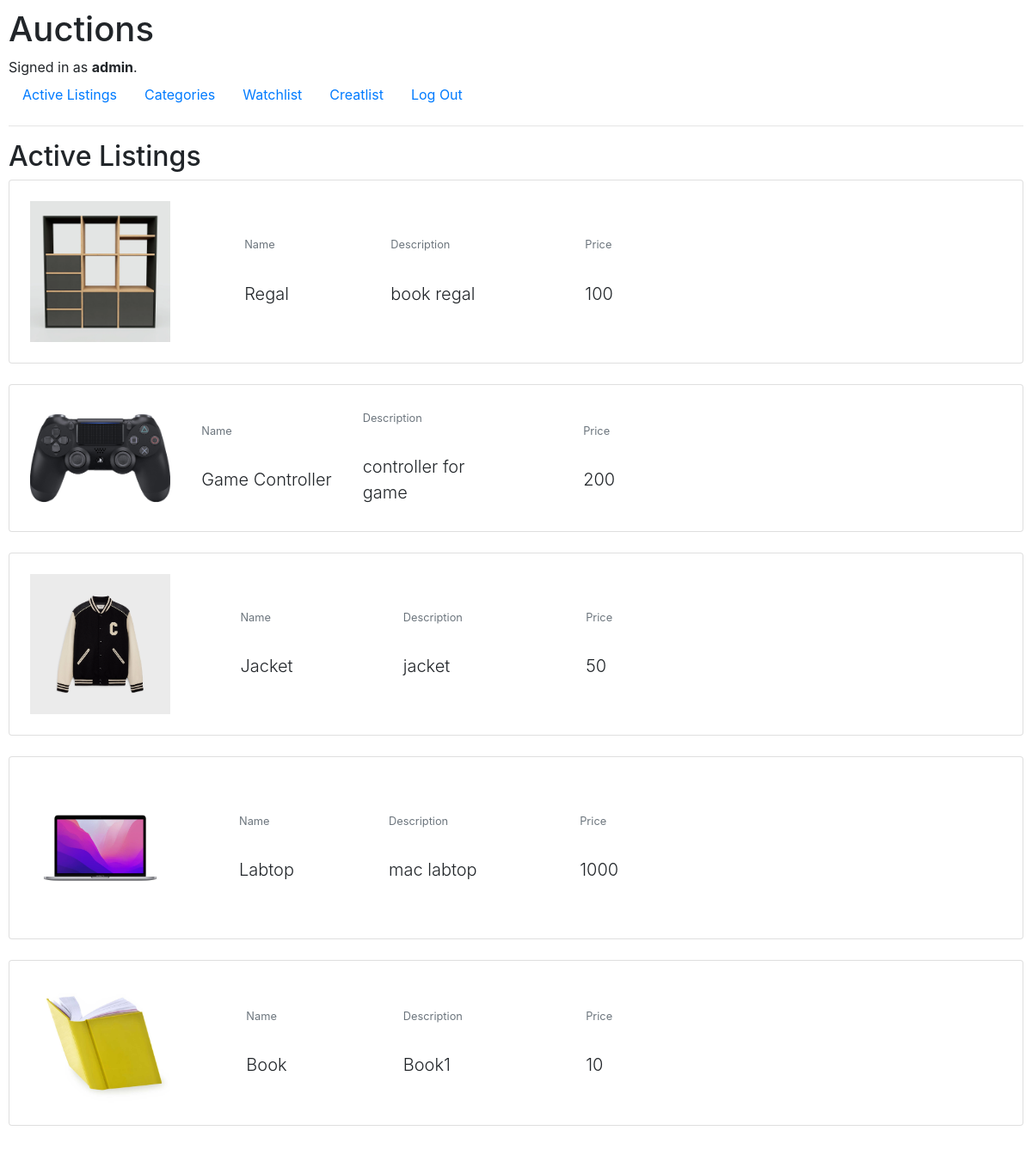
The page / (signed in) on the database its author committed.
### auctions/models.py (models this page shows)
class User(AbstractUser):
    pass

class Listing(models.Model):
    title = models.CharField(max_length=64)
    description = models.CharField(max_length=256)
    price = models.IntegerField()
    image = models.ImageField(upload_to='img')
    status = models.BooleanField()
    category = models.ForeignKey(Category, on_delete=models.CASCADE, related_name="category")
    user = models.ForeignKey(User, on_delete=models.CASCADE, related_name="user")

### auctions/views.py (the view)
# urls.py: path("", views.index, name="index"),
def index(request):
    return render(request, "auctions/index.html", {
        "listing": Listing.objects.all()
    })

### auctions/templates/auctions/index.html (shortened to what this page needs)
{% extends "auctions/layout.html" %}
{% block body %}
    <h2>Active Listings</h2>
        {% for list in listing %}
            {% if list.status %}
                            <div class="card mb-4">
                                <div class="card-body p-4">
                                    <div class="row align-items-center">
                                        <div class="col-md-2">
                                            <a href="{% url 'listing' list.id %}">
                                                <img src={{list.image.url}} class="img-fluid" alt="Generic placeholder image">
                                            </a>
                                        </div>
                                            <div class="col-md-2 d-flex justify-content-center">
                                                <div>
                                                    <p class="small text-muted mb-4 pb-2">Name</p>
                                                    <p class="lead fw-normal mb-0">{{list.title}}</p>
                                                </div>
                                            </div>
                                                <div class="col-md-2 d-flex justify-content-center">
                                                    <div>
                                                        <p class="small text-muted mb-4 pb-2">Description</p>
                                                        <p class="lead fw-normal mb-0">{{list.description}}</p>
                                                    </div>
                                                </div>
                                                    <div class="col-md-2 d-flex justify-content-center">
                                                         <div>
                                                            <p class="small text-muted mb-4 pb-2">Price</p>
                                                            <p class="lead fw-normal mb-0">{{list.price}}</p>
                                                        </div>
                                                    </div>
                                                </div>
                                            </div>
                                        </div>
            {% endif %}
        {% endfor %}
{% endblock %}

### auctions/templates/auctions/layout.html (shortened to what this page needs)
{% load static %}
<!DOCTYPE html>
<html lang="en">
    <head>
        <link rel="stylesheet" href="https://stackpath.bootstrapcdn.com/bootstrap/4.4.1/css/bootstrap.min.css">
        <link href="{% static 'auctions/styles.css' %}" rel="stylesheet">
    </head>
    <body>
        <h1>Auctions</h1>
        <div>
            {% if user.is_authenticated %}
                Signed in as <strong>{{ user.username }}</strong>.
            {% else %}
                Not signed in.
            {% endif %}
        </div>
        <ul class="nav">
            <li class="nav-item">
                <a class="nav-link" href="{% url 'index' %}">Active Listings</a>
            </li>
            {% if user.is_authenticated %}
                <li class="nav-item">
                    <a class="nav-link" href="{% url 'category' %}">Categories</a>
                </li>
                <li class="nav-item">
                    <a class="nav-link" href="{% url 'watchlist' %}">Watchlist</a>
                </li>
                <li class="nav-item">
                    <a class="nav-link" href="{% url 'createlist' %}">Creatlist</a>
                </li>
                <li class="nav-item">
                    <a class="nav-link" href="{% url 'logout' %}">Log Out</a>
                </li>
            {% endif %}
        </ul>
        <hr>
        {% block body %}
        {% endblock %}
    </body>
</html>

### auctions/static/auctions/styles.css (style rules this page uses)
body { padding: 10px; }

### rows shown on the page
User: username "admin"
Listing: image (picture), title "Regal", description "book regal", price "100"
Listing: image (picture), title "Game Controller", description "controller for game", price "200"
Listing: image (picture), title "Jacket", description "jacket", price "50"
Listing: image (picture), title "Labtop", description "mac labtop", price "1000"
Listing: image (picture), title "Book", description "Book1", price "10"
